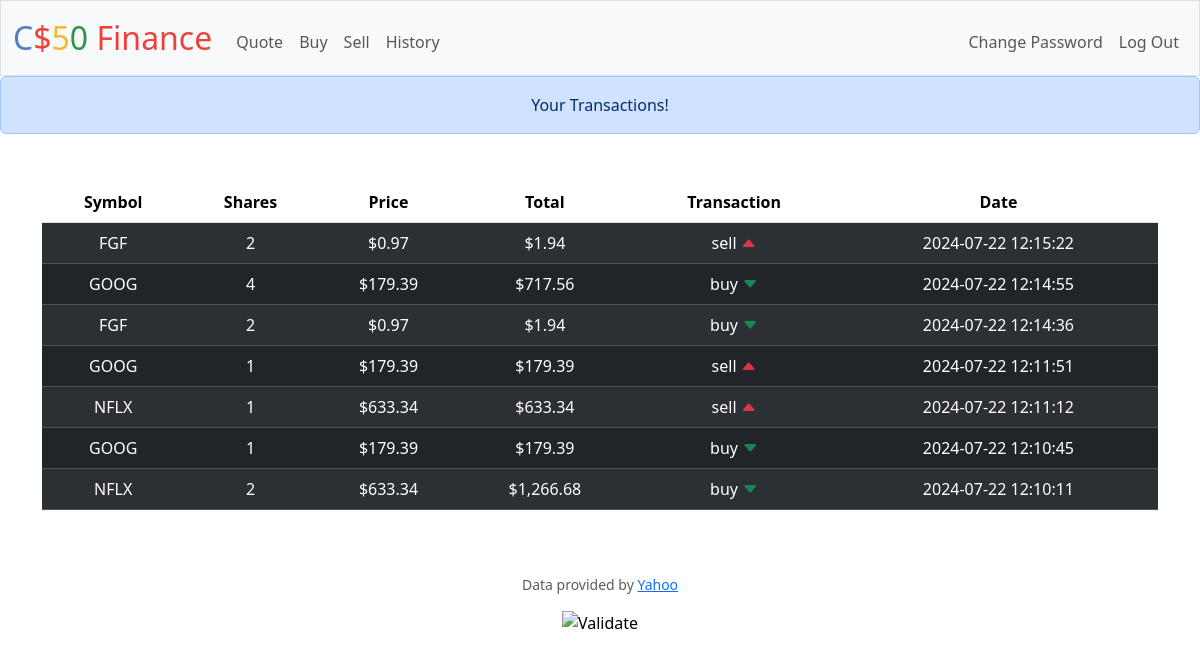
Page /history (signed in) on the committed database.
### tables this page shows
CREATE TABLE 'transactions' (id INTEGER PRIMARY KEY, symbol TEXT NOT NULL, shares INTEGER NOT NULL, price INT NOT NULL, total INT NOT NULL,'type' TEXT NOT NULL,'user_id' INTEGER, 'date'  DATETIME NOT NULL DEFAULT CURRENT_TIMESTAMP  , FOREIGN KEY (user_id) REFERENCES users(id));

### app.py (the view)
@app.route("/history")
@login_required
def history():
    rows = db.execute(
        "SELECT * FROM transactions WHERE user_id=? ORDER BY date DESC;", session["user_id"])
    flash("Your Transactions!")
    return render_template("history.html", transactions=rows, usd_format=usd, len=len)

### app.py (called while the page is built)
@app.after_request
def after_request(response):
    response.headers["Cache-Control"] = "no-cache, no-store, must-revalidate"
    response.headers["Expires"] = 0
    response.headers["Pragma"] = "no-cache"
    return response

### helpers.py (called while the page is built)
def login_required(f):
    @wraps(f)
    def decorated_function(*args, **kwargs):
        if session.get("user_id") is None:
            return redirect("/login")
        return f(*args, **kwargs)
    return decorated_function

def usd(value):
    return f"${value:,.2f}"

### templates/history.html (shortened to what this page needs)
{% extends "layout.html" %}
{% block main %}
<table class="table table-dark table-striped">
    <thead class="table">
        <tr>
            <th>Symbol</th>
            <th>Shares</th>
            <th>Price</th>
            <th>Total</th>
            <th>Transaction</th>
            <th>Date</th>
        </tr>
    </thead>
    <tbody>
        {%if len(transactions)%}
        {% for transaction in transactions %}
        <tr>
            <td>{{transaction["symbol"]}}</td>
            <td>{{transaction["shares"]}}</td>
            <td>{{usd_format(transaction["price"])}}</td>
            <td>{{usd_format(transaction["total"])}}</td>
            {% if transaction["type"] == "buy"%}
            <td>{{transaction["type"]}} <i class="bi bi-caret-down-fill text-success"></i></td>
            {%else%}
            <td>{{transaction["type"]}} <i class="bi bi-caret-up-fill text-danger"></i></td>
            {%endif%}
            <td>{{transaction["date"]}}</td>
        </tr>
        {% endfor %}
        {% endif %}
    </tbody>
</table>
{% endblock %}

### templates/layout.html (shortened to what this page needs)
<!DOCTYPE html>
<html lang="en">
    <head>
        <link href="https://cdn.jsdelivr.net/npm/bootstrap@5.3.3/dist/css/bootstrap.min.css" rel="stylesheet"
>
        <link rel="stylesheet" href="https://cdn.jsdelivr.net/npm/bootstrap-icons@1.11.3/font/bootstrap-icons.min.css">
        <link href="/static/styles.css" rel="stylesheet">
    </head>
    <body>
        <nav class="bg-light border navbar navbar-expand-md navbar-light">
            <div class="container-fluid">
                <a class="navbar-brand" href="/"><span class="blue">C</span><span class="red">$</span><span
                        class="yellow">5</span><span class="green">0</span> <span class="red">Finance</span></a>
                <div class="collapse navbar-collapse" id="navbar">
                    {% if session["user_id"] %}
                    <ul class="navbar-nav me-auto mt-2">
                        <li class="nav-item"><a class="nav-link" href="/quote">Quote</a></li>
                        <li class="nav-item"><a class="nav-link" href="/buy">Buy</a></li>
                        <li class="nav-item"><a class="nav-link" href="/sell">Sell</a></li>
                        <li class="nav-item"><a class="nav-link" href="/history">History</a></li>
                    </ul>
                    <ul class="navbar-nav ms-auto mt-2">
                        <li class="nav-item"><a class="nav-link" href="/change_password">Change Password</a></li>
                        <li class="nav-item"><a class="nav-link" href="/logout">Log Out</a></li>
                    </ul>
                    {% else %}
                    <ul class="navbar-nav ms-auto mt-2">
                        <li class="nav-item"><a class="nav-link" href="/register">Register</a></li>
                        <li class="nav-item"><a class="nav-link" href="/login">Log In</a></li>
                    </ul>
                    {% endif %}
                </div>
            </div>
        </nav>
        {% if get_flashed_messages() %}
        <header>
            <div class="alert alert-primary mb-0 text-center" role="alert">
                {{ get_flashed_messages() | join(" ") }}
            </div>
        </header>
        {% endif %}
        <main class="container py-5 text-center">
            {% block main %}{% endblock %}
        </main>
        <footer class="mb-5">
            <p class="mb-3 small text-center text-muted">
                Data provided by <a href="https://finance.yahoo.com/">Yahoo</a>
            </p>
            <form action="https://validator.w3.org/check" class="text-center" enctype="multipart/form-data"
                method="post" target="_blank">
                <input alt="Validate" src="/static/I_heart_validator.png" type="image">
            </form>
        </footer>
    </body>
</html>

### static/styles.css (style rules this page uses)
nav .navbar-brand { font-size: xx-large; }
nav .navbar-brand .blue { color: #537fbe; }
nav .navbar-brand .red { color: #ea433b; }
nav .navbar-brand .yellow { color: #f5b82e; }
nav .navbar-brand .green { color: #2e944b; }

### rows in the picture
transactions: price "$0.97", total "$1.94"
transactions: price "$179.39", total "$717.56"
transactions: price "$0.97", total "$1.94"
transactions: price "$179.39", total "$179.39"
transactions: price "$633.34", total "$633.34"
transactions: price "$179.39", total "$179.39"
transactions: price "$633.34", total "$1,266.68"

### other values in the picture
{{ get_flashed_messages() | join(" ") }} "Your Transactions!"
